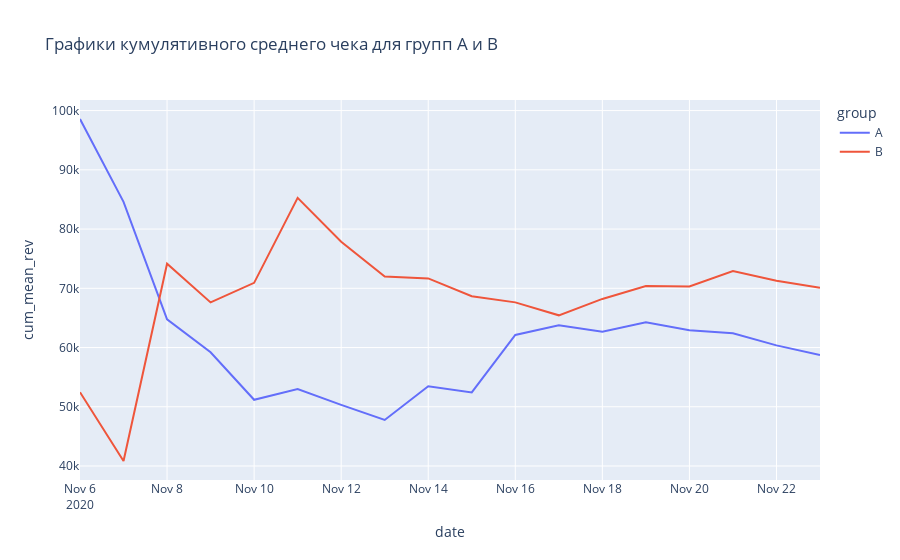

Notebook code cell kept with this figure:
### Code cell
cum_mean_rev = px.line(
    grouped_by_data_count,
    x='date',
    y='cum_mean_rev',
    color='group',
    title='Графики кумулятивного среднего чека для групп А и В'
)
cum_mean_rev.show()

### Figure 1 — Plotly figure (JSON) as saved in the notebook; plotly's stock layout.template omitted (floating-point values rounded to 4 significant figures)
{"data": [{"hovertemplate": "group=A<br>date=%{x}<br>cum_mean_rev=%{y}<extra></extra>", "legendgroup": "A", "line": {"color": "#636efa", "dash": "solid"}, "marker": {"symbol": "circle"}, "mode": "lines", "name": "A", "orientation": "v", "showlegend": true, "type": "scatter", "x": ["2020-11-06T00:00:00", "2020-11-07T00:00:00", "2020-11-08T00:00:00", "2020-11-09T00:00:00", "2020-11-10T00:00:00", "2020-11-11T00:00:00", "2020-11-12T00:00:00", "2020-11-13T00:00:00", "2020-11-14T00:00:00", "2020-11-15T00:00:00", "2020-11-16T00:00:00", "2020-11-17T00:00:00", "2020-11-18T00:00:00", "2020-11-19T00:00:00", "2020-11-20T00:00:00", "2020-11-21T00:00:00", "2020-11-22T00:00:00", "2020-11-23T00:00:00"], "xaxis": "x", "y": [98580.0, 84590.0, 64769, 59200.0, 51180.0, 53010.0, 50330.0, 47770.0, 53470.0, 52420.0, 62130.0, 63750.0, 62680.0, 64260.0, 62930.0, 62420.0, 60360.0, 58750.0], "yaxis": "y"}, {"hovertemplate": "group=B<br>date=%{x}<br>cum_mean_rev=%{y}<extra></extra>", "legendgroup": "B", "line": {"color": "#EF553B", "dash": "solid"}, "marker": {"symbol": "circle"}, "mode": "lines", "name": "B", "orientation": "v", "showlegend": true, "type": "scatter", "x": ["2020-11-06T00:00:00", "2020-11-07T00:00:00", "2020-11-08T00:00:00", "2020-11-09T00:00:00", "2020-11-10T00:00:00", "2020-11-11T00:00:00", "2020-11-12T00:00:00", "2020-11-13T00:00:00", "2020-11-14T00:00:00", "2020-11-15T00:00:00", "2020-11-16T00:00:00", "2020-11-17T00:00:00", "2020-11-18T00:00:00", "2020-11-19T00:00:00", "2020-11-20T00:00:00", "2020-11-21T00:00:00", "2020-11-22T00:00:00", "2020-11-23T00:00:00"], "xaxis": "x", "y": [52455, 40850.0, 74140.0, 67620.0, 70920.0, 85280.0, 77860.0, 72000.0, 71670.0, 68660.0, 67620.0, 65440.0, 68210.0, 70400.0, 70300.0, 72910.0, 71290.0, 70100.0], "yaxis": "y"}], "layout": {"legend": {"title": {"text": "group"}, "tracegroupgap": 0}, "title": {"text": "Графики кумулятивного среднего чека для групп А и В"}, "xaxis": {"anchor": "y", "domain": [0, 1], "title": {"text": "date"}}, "yaxis": {"anchor": "x", "domain": [0, 1], "title": {"text": "cum_mean_rev"}}}}
